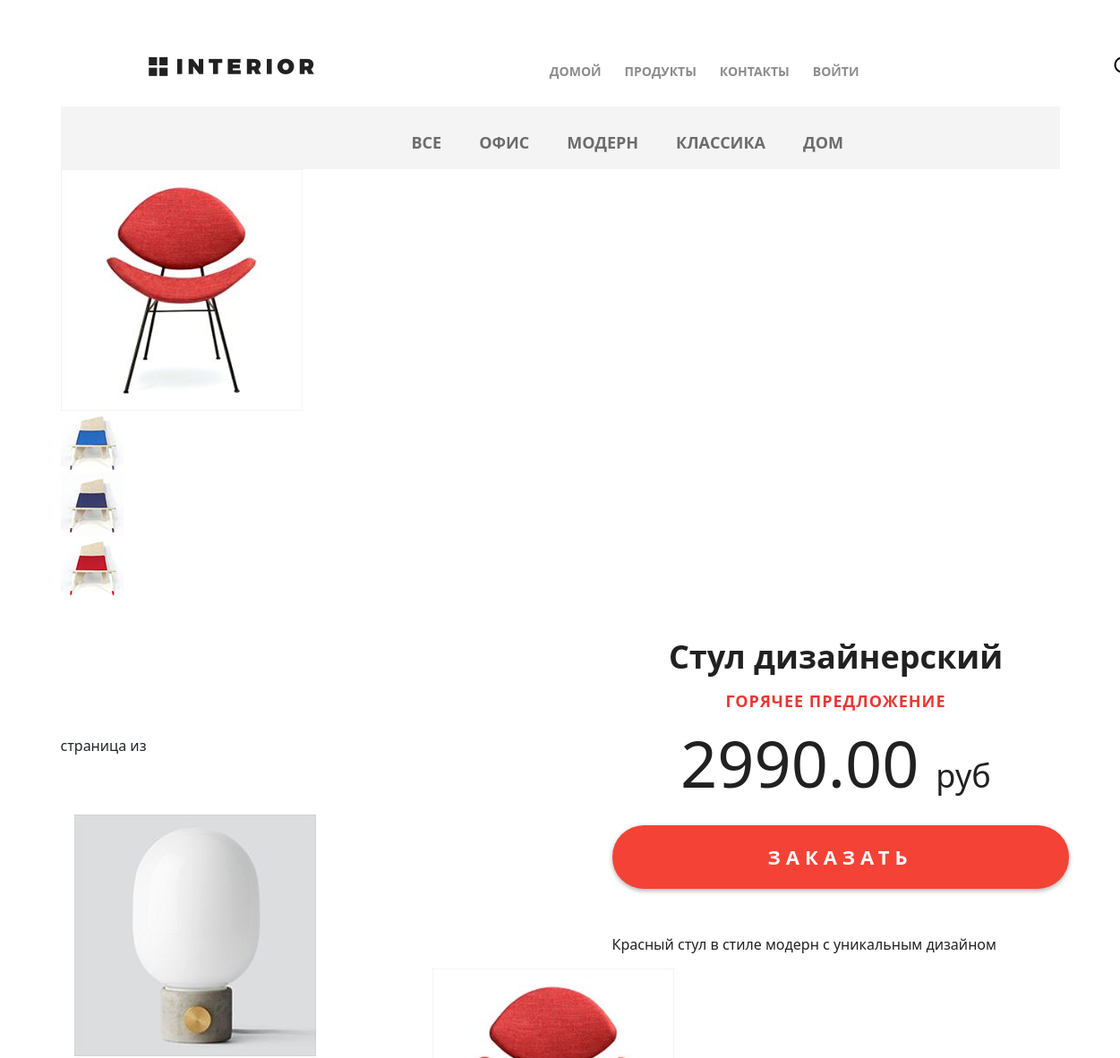
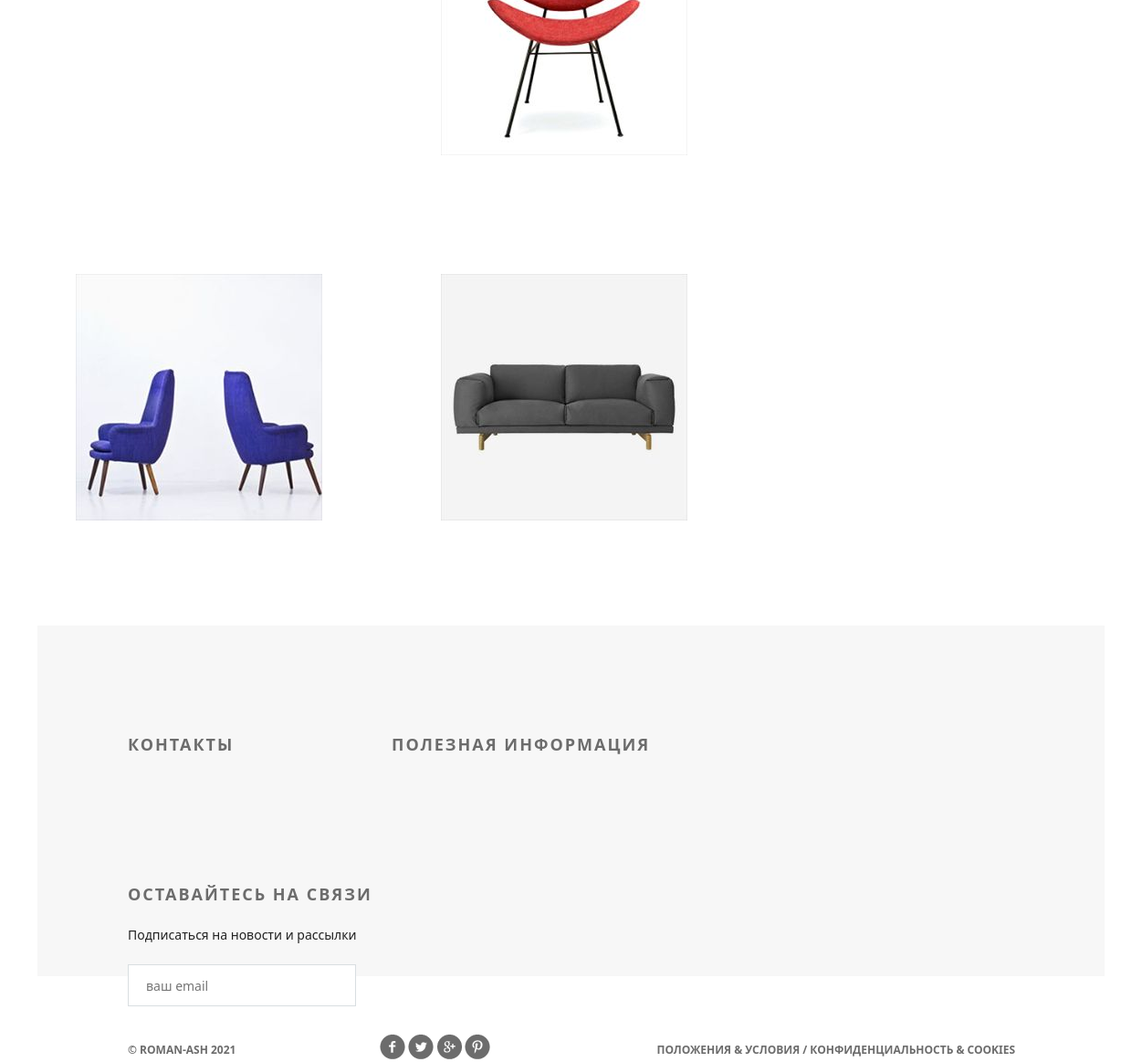
Screenshot of /products/ with the database file from the repository (2 pictures, top to bottom).
### furnitureapp/models.py (models this page shows, shortened)
class ProductCategory(models.Model):
    name = models.CharField(
        max_length=64,
        verbose_name='имя',
        unique=True,
    )
    description = models.TextField(
        verbose_name='описание',
        blank=True,
    )
    created = models.DateTimeField(
        auto_now_add=True
    )
    update = models.DateTimeField(
        auto_now=True
    )

class Product(models.Model):
    category = models.ForeignKey(
        ProductCategory,
        on_delete=models.CASCADE
    )
    name = models.CharField(
        max_length=128,
        verbose_name='имя продукта'
    )
    image = models.ImageField(
        upload_to='products_images',
        blank=True
    )
    short_desc = models.CharField(
        max_length=60,
        verbose_name='краткое описание',
        blank=True
    )
    description = models.TextField(
        verbose_name='описание продукта',
        blank=True
    )
    price = models.DecimalField(
        max_digits=8,
        verbose_name='цена',
        decimal_places=2
    )
    quantity = models.PositiveIntegerField(
        verbose_name='количество на складе',
        default=0
    )

### furnitureapp/views.py (the view, shortened to what this page needs)
# urls.py: path('products/', include('furnitureapp.urls', namespace='products')),
def products(request, pk=None, page=1):
    title = 'Каталог'
    links_menu = ProductCategory.objects.all()
    basket = get_basket(request.user)
    hot_product = get_hot_product()
    same_products = get_same_products(hot_product)
    products = Product.objects.all().order_by('price')  # filter(is_active=True, category__is_active=True)
    context = {
        'title': title,
        'links_menu': links_menu,
        'hot_product': hot_product,
        'same_products': same_products,
        'products': products,
        'basket': basket,
    }
    return render(request, 'furnitureapp/products.html', context)

### furnitureapp/views.py (called while the page is built)
def get_basket(user):
    if user.is_authenticated:
        return Basket.objects.filter(user=user)
    else:
        return []

def get_hot_product():
    products = Product.objects.all()
    return random.sample(list(products), 1)[0]

def get_same_products(hot_product):
    same_products = Product.objects.filter(category=hot_product.category).exclude(pk=hot_product.pk)[:3]
    return same_products

### furnitureapp/templates/furnitureapp/products.html (shortened to what this page needs)
{% extends 'furniture_online_store/base.html' %}
{% load static %}
{% block css %}
    <link rel="stylesheet" type="text/css" href="{% static 'furniture_online_store/style.css' %}">
{% endblock %}
{% block content %}
		<div class="hero-white">
		    {% include 'furniture_online_store/includes/inc_main_menu.html' %}
		</div>
		<div class="details">
			<div class="links clearfix">
				<ul class="links-menu">
                    <li>
                        <a href="{% url 'products:category' 0 %}" class="
                          ">Все</a>
                    </li>
                    {% for link in links_menu %}
					    <li><a href="{% url 'products:category' link.pk %}" class="
                          ">{{ link.name }}</a></li>
                    {% endfor %}
				</ul>
			</div>
            {% if hot_product %}
			<div class="details-products">
				<div class="details-slider">
					<div class="slider-product">
						<img src="/media/{{ hot_product.image }}">
					</div>
					<div class="slider-control">
						<div class="block">
							<a href="#"><img src="{% static 'furniture_online_store/img/controll.jpg' %}" alt="">
							</a>
						</div>
						<div class="block">
							<a href="#"><img src="{% static 'furniture_online_store/img/controll1.jpg' %}" alt="">
							</a>
						</div>
						<div class="block">
							<a href="#"><img src="{% static 'furniture_online_store/img/controll2.jpg' %}" alt="">
							</a>
						</div>
					</div>
				</div>
				<div class="description">
					<h3 class="big-bold">{{ hot_product.name }}</h3>
					<h3 class="red">горячее предложение</h3>
					<p class="price"> {{ hot_product.price }} <span>руб</span></p>
					<a href="{% url 'products:detail' hot_product.pk %}" class="red-button">
						заказать
					</a>
					<div class="description-text">
                        {{ hot_product.description }}
					</div>
				</div>
			</div>
            {% endif %}
            <div class="products_list">
                  <div class="title clearfix">
                  </div>
                  <div class="paginator">
                      <span class="current">
                        страница {{ products.number }} из
                      </span>
                  </div>
                  <div class="category-products products">
                    {% for product in products %}
                      <div class="block">
                        <a href="{% url 'products:detail' product.pk %}">
                          <img src="/media/{{ product.image }}" alt="product" style="width: 270px;">
                        </a>
                      </div>
                    {% endfor %}
                  </div>
                </div>
              </div>
		</div>
{% endblock %}

### furniture_online_store/static/furniture_online_store/style.css (style rules this page uses)
* { margin: 0; padding: 0; }
body { font-family: 'Montserrat', sans-serif; }
html, body { height: 100%; }
.clearfix:after { content: ""; display: block; clear: both; }
.big-bold { color: #212121; font-size: 36px; font-weight: 700; text-align: left; margin-bottom: 24px; line-height: 36px; }
.title { height: 152px; margin-right: 15px; }
.products { margin-top: 50px; margin-bottom: 56px; }
.products .block a img { float: left; }
.products .block { float: left; margin: 15px; display: block; height: 370px; width: 370px; position: relative; }
.hero-white { background-color: #fff; height: 119px; padding-left: 98px; padding-right: 211px; position: relative; }
.links { height: 70px; background-color: #f4f4f4; position: relative; padding-left: 360px; }
.links-menu { margin: 27px auto 0px; position: absolute; }
.links-menu li { float: left; list-style-type: none; padding-right: 42px; }
.links-menu li a { text-decoration: none; color: #6c6c6c; font-size: 18px; font-weight: 700; text-transform: uppercase; }
.description { width: 535px; float: right; padding-left: 35px }
.description .big-bold { color: #212121; font-size: 36px; font-weight: 700; text-align: center; margin-top: 47px; margin-bottom: 0px; }
.description .red { text-transform: uppercase; color: #e53935; font-size: 18px; font-weight: 700; text-align: center; letter-spacing: 1px; line-height: 17px; margin-top: 23px; margin-bottom: 36px; }
.description .price { color: #212121; font-size: 72px; font-weight: 300; line-height: 48px; text-align: center; }
.description .price span { color: #212121; font-size: 36px; font-weight: 300; line-height: 48px; text-align: center; }
.red-button { display: block; height: 71px; width: 510px; border-radius: 35px; background-color: #f44336; text-align: center; text-transform: uppercase; text-decoration: none; color: #ffffff; font-size: 22px; font-weight: 700; line-height: 24px; box-shadow: 0px 2px 4.85px 0.15px rgba(33, 33, 33, 0.35); line-height: 70px; letter-spacing: 6px; margin-top: 31px; }
.description-text { margin-top: 50px; color: #212121; font-size: 16px; font-weight: 300; line-height: 24px; text-align: left; }

### rows the page displays
ProductCategory: name "ОФИС"
ProductCategory: name "МОДЕРН"
ProductCategory: name "КЛАССИКА"
ProductCategory: name "ДОМ"
Product: image (picture), name "Стул дизайнерский", price "2990.00", description "Красный стул в стиле модерн с уникальным дизайном"
Product: image (picture)
Product: image (picture)
Product: image (picture)
